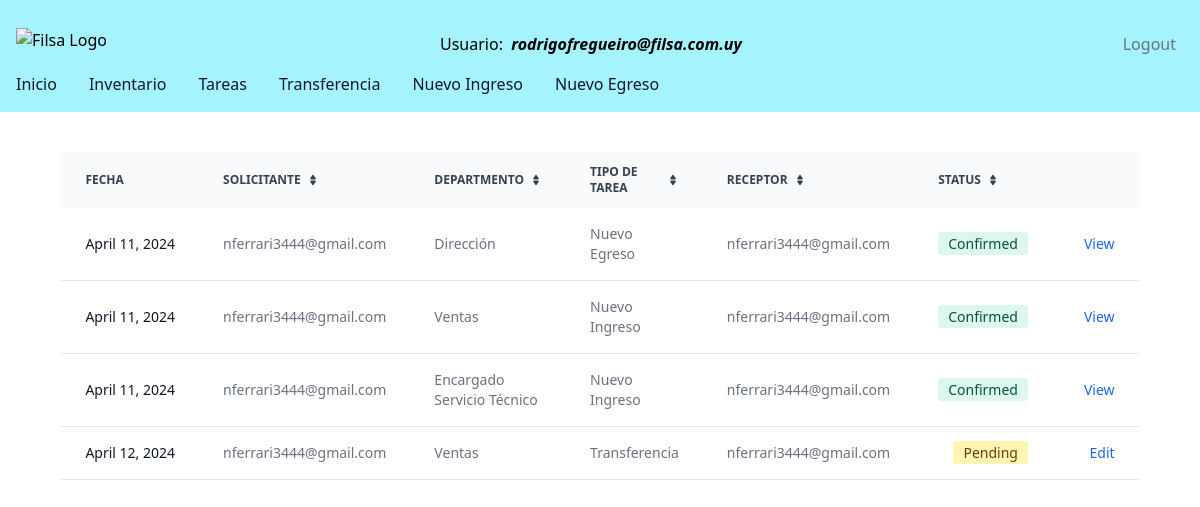
The page /tasks/ (signed in) on the database its author committed.
### filsa/models.py (models this page shows)
class CustomUser( AbstractBaseUser , PermissionsMixin ):
    class Meta:
        verbose_name = 'Usuarios'
        verbose_name_plural = 'Usuarios'
    username = models.CharField(max_length=40, verbose_name="Usuario")
    password = models.CharField(max_length=100)
    email = models.EmailField(max_length=40, blank=False, unique=True,
                              default='', error_messages =
                                {'required': 'Please provide your email address.',
                  'unique': 'An account with this email exist'}, verbose_name="Correo")
    departamento = models.CharField(max_length=30,  default='Sales', verbose_name="Departamento")
    role = models.CharField(max_length=40,  blank=True, null=True, verbose_name= "Rol")
    is_staff = models.BooleanField(default=False)
    is_superuser = models.BooleanField(default=False)
    is_active = models.BooleanField(default=True)
    USERNAME_FIELD = 'email'
    REQUIRED_FIELDS = ['username']
    objects = CustomUserManager()

class Tasks(models.Model):
    STATUS = [('Pending','Pending'),
              ('Confirmed','Confirmed')]
    DEPARTMENT = [('Ventas','Ventas'),
                ('Dirección', 'Dirección'),
                ('Administración', 'Administración'),
                 ('Encargado Servicio Técnico', 'Encargado Servicio Técnico'),
                ('Servicio Técnico', 'Servicio Técnico'),
                ('Logística','Logística')
                ]
    MOTIVOSINGRESO = [('Devolución Mercadería', 'Devolución Mercadería'),
                ('Importación', 'Importación'),
                 ('Compra en Plaza', 'Compra en Plaza'),
                 ('Armado Nuevo Producto', 'Armado Nuevo Producto' )]
    MOTIVOSEGRESO = [('Servicio Técnico', 'Servicio Técnico'),
                     ('Planta de Armado', 'Planta de Armado'),
                      ('Ventas', 'Ventas'),
                       ('Mantenimiento', 'Mantenimiento') ]
    task_id = models.AutoField(primary_key=True)
    receptor = models.ForeignKey(CustomUser, on_delete=models.CASCADE, related_name='receptor',  blank=True, null=True)
    issuer = models.ForeignKey(CustomUser, on_delete=models.CASCADE, related_name='issuer', blank=True, null=True)
    status = models.CharField(max_length=30, choices= STATUS, default='Pending')
    department = models.CharField(max_length=30, choices = DEPARTMENT, default='Sales')
    date = models.DateField(verbose_name=u"Fecha")
    deliveryDate = models.DateField(verbose_name=u"Fecha", default = '1970-01-01')
    motivoIngreso = models.CharField(max_length=30, choices = MOTIVOSINGRESO) # default='Transferencia Depósitos')
    motivoEgreso = models.CharField(max_length=30, choices = MOTIVOSEGRESO) #default='Transferencia Depósitos')
    warehouseProduct = models.ForeignKey(WarehousesProduct, on_delete= models.CASCADE, blank=True, null=True)
    actionType = models.CharField(max_length=20,  default='Inbound')
    observations = models.CharField(max_length=500, null=True, blank= True)

### filsa/views.py (the view)
# urls.py: path('tasks/', TaskListView.as_view() , name='tasks'),
class TaskListView(LoginRequiredMixin, generic.ListView):
    template_name = 'tasks.html'
    model = Tasks
    def get_queryset(self) -> QuerySet[Any]:
        user_is_staff = self.request.user.is_staff
        if user_is_staff:
            self.tasks = Tasks.objects.all() # , actionType='Nueva Solicitud')
            return self.tasks
        print('user is superuser', self.request.user.is_superuser)
        user_group = self.request.user.groups.values_list('name',flat = True)[0].strip()
        print('user_group', user_group)
        if user_group == 'Tecnico':
            tasks = ["Transferencia","Confirma Transferencia"]
        elif user_group == 'Comercial':
            tasks = ["Nuevo Egreso", "Confirma Egreso"]
        else:
            tasks = ["Transferencia","Confirma Transferencia", "Nuevo Ingreso", "Confirma Ingreso", "Nuevo Egreso", "Confirma Egreso"]
        self.tasks = Tasks.objects.filter(actionType__in = tasks) #filter(status='Pending') # , actionType='Nueva Solicitud')
        return self.tasks
    def get_context_data(self, **kwargs):
        context = super(TaskListView, self).get_context_data(**kwargs)
        context['tasks'] = self.tasks
        return context

### filsa/templates/tasks.html (shortened to what this page needs)
{% extends '_base.html' %}
{% load static %}
{% block content %}
<div class="w-full px-4 relative overflow-x-auto mt-10 sm:rounded-lg">
    <table class="py-8 px-4 mx-auto max-w-2xl lg:py-16 text-sm text-left rtl:text-right text-gray-500 dark:text-gray-400">
        <thead class="text-xs text-gray-700 uppercase bg-gray-50 dark:bg-gray-700 dark:text-gray-400">
            <tr>
                <th scope="col" class="px-6 py-3">
                    Fecha
                </th>
                <th scope="col" class="px-6 py-3">
                    <div class="flex items-center">
                        Solicitante
                        <a href="#"></a>
                    </div>
                </th>
                <th scope="col" class="px-6 py-3">
                    <div class="flex items-center">
                        Departmento
                        <a href="#"></a>
                    </div>
                </th>
                <th scope="col" class="px-6 py-3">
                    <div class="flex items-center">
                        Tipo de Tarea
                        <a href="#"></a>
                    </div>
                </th>
                <th scope="col" class="px-6 py-3">
                    <div class="flex items-center">
                        Receptor
                        <a href="#"></a>
                    </div>
                </th>
                <th scope="col" class="px-6 py-3">
                    <div class="flex items-center">
                        Status
                        <a href="#"></a>
                    </div>
                </th>
                <th scope="col" class="px-6 py-3">
                </th>
            </tr>
        </thead>
        <tbody>
            {% for task in tasks %}
            <tr class="bg-white border-b dark:bg-gray-800 dark:border-gray-700">
                <th scope="row" class="px-6 py-4 font-medium text-gray-900 whitespace-nowrap dark:text-white">
                    {{task.date}}
                </th>
                <td class="px-6 py-4">
                    {{task.issuer}}
                </td>
                <td class="px-6 py-4">
                    {{task.department}}
                </td>
                <td class="px-6 py-4">
                    {{task.actionType}}
                </td>
                <td class="px-6 py-4">
                    {{task.receptor}}
                </td>
                    {% if task.status == 'Pending' %}
                    <td class="px-6 py-4 text-right">
                        <span class="bg-yellow-100 text-yellow-800 text-sm font-medium me-2 px-2.5 py-0.5 rounded dark:bg-yellow-900 dark:text-yellow-300">{{task.status}}</span>
                    </td>
                    {% else %}
                    <td class="px-6 py-4 text-right">
                    <span class="bg-green-100 text-green-800 text-sm font-medium me-2 px-2.5 py-0.5 rounded dark:bg-green-900 dark:text-green-300">{{task.status}}</span>
                </td>
                {% endif %}
                {% if task.actionType == 'Nuevo Egreso' and task.status == 'Pending' %}
                <td class="px-6 py-4 text-right">
                    <a href="{% url 'outbounddelivery' requested_id=task.task_id %}"  class="font-medium text-blue-600 dark:text-blue-500 hover:underline">Edit</a>
                </td>
                {% elif task.actionType == 'Nuevo Egreso' and task.status == 'Confirmed' %}
                <td class="px-6 py-4 text-right">
                    <a href="{% url 'outboundconfirmed' requested_id=task.task_id %}"  class="font-medium text-blue-600 dark:text-blue-500 hover:underline">View</a>
                </td>
                {% elif task.actionType == 'Nuevo Ingreso' and task.status == 'Pending' %}
                <td class="px-6 py-4 text-right">
                    <a href="{% url 'inboundreception' requested_id=task.task_id %}"  class="font-medium text-blue-600 dark:text-blue-500 hover:underline">Edit</a>
                </td>
                {% elif task.actionType == 'Nuevo Ingreso' and task.status == 'Confirmed' %}
                <td class="px-6 py-4 text-right">
                    <a href="{% url 'inboundconfirmed' requested_id=task.task_id %}"  class="font-medium text-blue-600 dark:text-blue-500 hover:underline">View</a>
                </td>
                {% elif task.actionType == 'Transferencia' and task.status == 'Pending' %}
                <td class="px-6 py-4 text-right">
                    <a href="{% url 'transferreception' requested_id=task.task_id %}"  class="font-medium text-blue-600 dark:text-blue-500 hover:underline">Edit</a>
                </td>
                {% elif task.actionType == 'Transferencia' and task.status == 'Confirmed' %}
                <td class="px-6 py-4 text-right">
                    <a href="{% url 'transferconfirmed' requested_id=task.task_id %}"  class="font-medium text-blue-600 dark:text-blue-500 hover:underline">View</a>
                </td>
                 {% endif %}
            </tr>
            {% endfor %}
        </tbody>
    </table>
</div>
  {% endblock content %}

### filsa/templates/_base.html (shortened to what this page needs)
{% load compress %}
{% load static %}
{% load grouptag %}
<!DOCTYPE html>
<html lang="en">
<head>
<link rel="stylesheet" href="https://ajax.googleapis.com/ajax/libs/jqueryui/1.11.4/themes/smoothness/jquery-ui.css">
    {% compress css %}
 <link rel="stylesheet" href="{% static 'src/output.css' %}">
    {% endcompress %}
</head>
<nav class="sm:w-full bg-cyan-200 border-gray-200 dark:bg-gray-900">
    <div class="max-w-screen-xl flex flex-wrap items-center justify-between p-4">
      <a href="https://www.filsa.com.uy/" target="_blank" class="flex items-center space-x-3 rtl:space-x-reverse">
          <img src="https://filsa.s3.amazonaws.com/logo.jpg" class="h-8" alt="Filsa Logo" />
      </a>
      {% if user.is_authenticated %}
      <div class="flex text-black-400 items-center lg:mr-10 sm:mr-0 lm:mr-0">
        Usuario: &nbsp <i><strong>{{user.get_username}}</strong></i>
      </div>
      <a href="{% url 'logout' %}" class="py-4 px-2 text-gray-500 hover:text-green-500 transition duration-300">Logout</a>
      {% else %}
      <a href="{% url 'login' %}" class="py-4 px-2 text-gray-500 hover:text-green-500 transition duration-300">Login</a>
      {% endif %}
      <div class="hidden w-full md:block md:w-auto" id="navbar-default">
        <ul class="font-medium flex flex-col p-4 md:p-0 mt-4 border border-gray-100 rounded-lg md:flex-row md:space-x-8 rtl:space-x-reverse md:mt-0 md:border-0 dark:bg-gray-800 md:dark:bg-gray-900 dark:border-gray-700">
          <li>
            <a href="{% url 'home' %}" class="text-gray-900 rounded hover:bg-gray-100 md:border-0 md:hover:text-blue-700 md:p-0 dark:text-white md:dark:hover:text-blue-500 dark:hover:bg-gray-700 dark:hover:text-white md:dark:hover:bg-transparent">Inicio</a>
          </li>
          <li>
            <a href="{% url 'stock' %}" class="block py-2 px-3 text-gray-900 rounded hover:bg-gray-100 md:border-0 md:hover:text-blue-700 md:p-0 dark:text-white md:dark:hover:text-blue-500 dark:hover:bg-gray-700 dark:hover:text-white md:dark:hover:bg-transparent">Inventario</a>
          </li>
          <li>
            <a href="{% url 'tasks' %}" class="block py-2 px-3 text-gray-900 rounded hover:bg-gray-100 md:border-0 md:hover:text-blue-700 md:p-0 dark:text-white md:dark:hover:text-blue-500 dark:hover:bg-gray-700 dark:hover:text-white md:dark:hover:bg-transparent">Tareas</a>
          </li>
          <li>
            {% if user.groups.all.0.name.strip == "Administrador"  or user.groups.all.0.name.strip == "Supervisor"  or user.groups.all.0.name.strip == "Tecnico"   or user.groups.all.0.name.strip == "Logistica" %}
            <a href="{% url 'transfer' %}" class="block py-2 px-3 text-gray-900 rounded hover:bg-gray-100 md:border-0 md:hover:text-blue-700 md:p-0 dark:text-white md:dark:hover:text-blue-500 dark:hover:bg-gray-700 dark:hover:text-white md:dark:hover:bg-transparent">Transferencia</a>
            {% endif %}
          </li>
          <li>
          {% if user.groups.all.0.name.strip == "Administrador"  or user.groups.all.0.name.strip == "Supervisor" %}
            <a href="{% url 'inbound' %}" class="block py-2 px-3 text-gray-900 rounded hover:bg-gray-100 md:border-0 md:hover:text-blue-700 md:p-0 dark:text-white md:dark:hover:text-blue-500 dark:hover:bg-gray-700 dark:hover:text-white md:dark:hover:bg-transparent">Nuevo Ingreso</a>
           {% endif %}
          </li>
          <li>
            {% if user.groups.all.0.name.strip == "Administrador"  or user.groups.all.0.name.strip == "Supervisor" or user.groups.all.0.name.strip == "Comercial" %}
            <a href="{% url 'outboundorder' %}" class="block py-2 px-3 text-gray-900 rounded hover:bg-gray-100 md:border-0 md:hover:text-blue-700 md:p-0 dark:text-white md:dark:hover:text-blue-500 dark:hover:bg-gray-700 dark:hover:text-white md:dark:hover:bg-transparent">Nuevo Egreso</a>
            {% endif %}
          </li>
        </ul>
      </div>
    </div>
  </nav>
 {% block content %}
 {% endblock content %}
</body>
</html>

### rows shown on the page
CustomUser: get_username "rodrigofregueiro@filsa.com.uy"
Tasks: date "April 11, 2024", issuer "nferrari3444@gmail.com", department "Dirección", actionType "Nuevo Egreso", receptor "nferrari3444@gmail.com", status "Confirmed", shows "View"
Tasks: date "April 11, 2024", issuer "nferrari3444@gmail.com", department "Ventas", actionType "Nuevo Ingreso", receptor "nferrari3444@gmail.com", status "Confirmed", shows "View"
Tasks: date "April 11, 2024", issuer "nferrari3444@gmail.com", department "Encargado Servicio Técnico", actionType "Nuevo Ingreso", receptor "nferrari3444@gmail.com", status "Confirmed", shows "View"
Tasks: date "April 12, 2024", issuer "nferrari3444@gmail.com", department "Ventas", actionType "Transferencia", receptor "nferrari3444@gmail.com", status "Pending", shows "Edit"
